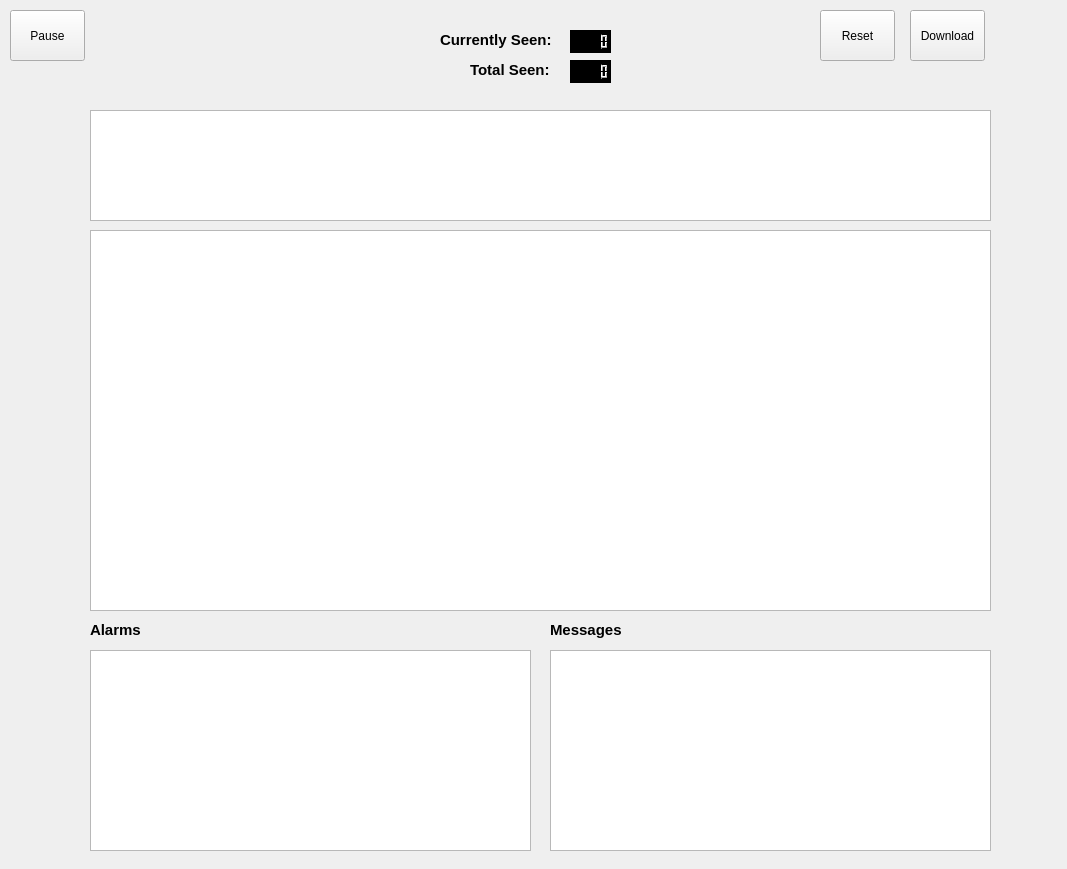
<?xml version="1.0" encoding="UTF-8"?>
<ui version="4.0">
 <class>Form</class>
 <widget class="QWidget" name="Form">
  <property name="geometry">
   <rect>
    <x>0</x>
    <y>0</y>
    <width>1067</width>
    <height>869</height>
   </rect>
  </property>
  <property name="windowTitle">
   <string>Form</string>
  </property>
  <widget class="QPushButton" name="Pause">
   <property name="geometry">
    <rect>
     <x>10</x>
     <y>10</y>
     <width>75</width>
     <height>51</height>
    </rect>
   </property>
   <property name="maximumSize">
    <size>
     <width>75</width>
     <height>16777215</height>
    </size>
   </property>
   <property name="toolTip">
    <string>&lt;html&gt;&lt;head/&gt;&lt;body&gt;&lt;p&gt;&lt;span style=&quot; font-size:16pt; font-weight:600;&quot;&gt;Pause&lt;/span&gt;&lt;/p&gt;&lt;/body&gt;&lt;/html&gt;</string>
   </property>
   <property name="whatsThis">
    <string>&lt;html&gt;&lt;head/&gt;&lt;body&gt;&lt;p&gt;&lt;br/&gt;&lt;/p&gt;&lt;/body&gt;&lt;/html&gt;</string>
   </property>
   <property name="styleSheet">
    <string notr="true"/>
   </property>
   <property name="text">
    <string>Pause</string>
   </property>
  </widget>
  <widget class="QPushButton" name="Download">
   <property name="geometry">
    <rect>
     <x>910</x>
     <y>10</y>
     <width>75</width>
     <height>51</height>
    </rect>
   </property>
   <property name="text">
    <string>Download</string>
   </property>
  </widget>
  <widget class="QPushButton" name="Reset">
   <property name="geometry">
    <rect>
     <x>820</x>
     <y>10</y>
     <width>75</width>
     <height>51</height>
    </rect>
   </property>
   <property name="text">
    <string>Reset</string>
   </property>
  </widget>
  <widget class="QScrollArea" name="scrollArea">
   <property name="geometry">
    <rect>
     <x>90</x>
     <y>230</y>
     <width>901</width>
     <height>381</height>
    </rect>
   </property>
   <property name="widgetResizable">
    <bool>true</bool>
   </property>
   <widget class="QWidget" name="scrollAreaWidgetContents">
    <property name="geometry">
     <rect>
      <x>0</x>
      <y>0</y>
      <width>899</width>
      <height>379</height>
     </rect>
    </property>
   </widget>
  </widget>
  <widget class="QTableWidget" name="Highest_rssi">
   <property name="geometry">
    <rect>
     <x>90</x>
     <y>110</y>
     <width>901</width>
     <height>111</height>
    </rect>
   </property>
  </widget>
  <widget class="QLabel" name="label">
   <property name="geometry">
    <rect>
     <x>360</x>
     <y>50</y>
     <width>51</width>
     <height>21</height>
    </rect>
   </property>
   <property name="text">
    <string/>
   </property>
  </widget>
  <widget class="QLabel" name="label1">
   <property name="geometry">
    <rect>
     <x>440</x>
     <y>30</y>
     <width>121</width>
     <height>21</height>
    </rect>
   </property>
   <property name="text">
    <string>&lt;!DOCTYPE HTML PUBLIC &quot;-//W3C//DTD HTML 4.0//EN&quot; &quot;http://www.w3.org/TR/REC-html40/strict.dtd&quot;&gt;
&lt;html&gt;&lt;head&gt;&lt;meta name=&quot;qrichtext&quot; content=&quot;1&quot; /&gt;&lt;style type=&quot;text/css&quot;&gt;
p, li { white-space: pre-wrap; }
&lt;/style&gt;&lt;/head&gt;&lt;body style=&quot; font-family:'MS Shell Dlg 2'; font-size:8pt; font-weight:400; font-style:normal;&quot;&gt;
&lt;p style=&quot; margin-top:0px; margin-bottom:0px; margin-left:0px; margin-right:0px; -qt-block-indent:0; text-indent:0px;&quot;&gt;&lt;span style=&quot; font-size:11pt; font-weight:600;&quot;&gt;Currently Seen:&lt;/span&gt;&lt;/p&gt;&lt;/body&gt;&lt;/html&gt;</string>
   </property>
  </widget>
  <widget class="QLabel" name="label2">
   <property name="geometry">
    <rect>
     <x>470</x>
     <y>60</y>
     <width>91</width>
     <height>21</height>
    </rect>
   </property>
   <property name="text">
    <string>&lt;!DOCTYPE HTML PUBLIC &quot;-//W3C//DTD HTML 4.0//EN&quot; &quot;http://www.w3.org/TR/REC-html40/strict.dtd&quot;&gt;
&lt;html&gt;&lt;head&gt;&lt;meta name=&quot;qrichtext&quot; content=&quot;1&quot; /&gt;&lt;style type=&quot;text/css&quot;&gt;
p, li { white-space: pre-wrap; }
&lt;/style&gt;&lt;/head&gt;&lt;body style=&quot; font-family:'MS Shell Dlg 2'; font-size:8pt; font-weight:400; font-style:normal;&quot;&gt;
&lt;p style=&quot; margin-top:0px; margin-bottom:0px; margin-left:0px; margin-right:0px; -qt-block-indent:0; text-indent:0px;&quot;&gt;&lt;span style=&quot; font-size:11pt; font-weight:600;&quot;&gt;Total Seen:&lt;/span&gt;&lt;/p&gt;&lt;/body&gt;&lt;/html&gt;</string>
   </property>
  </widget>
  <widget class="QLCDNumber" name="currently_seen">
   <property name="geometry">
    <rect>
     <x>570</x>
     <y>30</y>
     <width>41</width>
     <height>23</height>
    </rect>
   </property>
   <property name="styleSheet">
    <string notr="true">background-color: rgb(0, 0, 0);
font: 8pt &quot;Arial&quot;;</string>
   </property>
   <property name="smallDecimalPoint">
    <bool>false</bool>
   </property>
  </widget>
  <widget class="QLCDNumber" name="total_seen">
   <property name="geometry">
    <rect>
     <x>570</x>
     <y>60</y>
     <width>41</width>
     <height>23</height>
    </rect>
   </property>
   <property name="styleSheet">
    <string notr="true">background-color: rgb(0, 0, 0);</string>
   </property>
  </widget>
  <widget class="QTextEdit" name="alarms">
   <property name="geometry">
    <rect>
     <x>90</x>
     <y>650</y>
     <width>441</width>
     <height>201</height>
    </rect>
   </property>
  </widget>
  <widget class="QTextEdit" name="messages">
   <property name="geometry">
    <rect>
     <x>550</x>
     <y>650</y>
     <width>441</width>
     <height>201</height>
    </rect>
   </property>
  </widget>
  <widget class="QTableWidget" name="group_tokens">
   <property name="geometry">
    <rect>
     <x>90</x>
     <y>230</y>
     <width>901</width>
     <height>381</height>
    </rect>
   </property>
   <property name="styleSheet">
    <string notr="true"/>
   </property>
  </widget>
  <widget class="QLabel" name="lalarms">
   <property name="geometry">
    <rect>
     <x>90</x>
     <y>620</y>
     <width>91</width>
     <height>21</height>
    </rect>
   </property>
   <property name="text">
    <string>&lt;!DOCTYPE HTML PUBLIC &quot;-//W3C//DTD HTML 4.0//EN&quot; &quot;http://www.w3.org/TR/REC-html40/strict.dtd&quot;&gt;
&lt;html&gt;&lt;head&gt;&lt;meta name=&quot;qrichtext&quot; content=&quot;1&quot; /&gt;&lt;style type=&quot;text/css&quot;&gt;
p, li { white-space: pre-wrap; }
&lt;/style&gt;&lt;/head&gt;&lt;body style=&quot; font-family:'MS Shell Dlg 2'; font-size:8pt; font-weight:400; font-style:normal;&quot;&gt;
&lt;p style=&quot; margin-top:0px; margin-bottom:0px; margin-left:0px; margin-right:0px; -qt-block-indent:0; text-indent:0px;&quot;&gt;&lt;span style=&quot; font-size:11pt; font-weight:600;&quot;&gt;Alarms&lt;/span&gt;&lt;/p&gt;&lt;/body&gt;&lt;/html&gt;</string>
   </property>
  </widget>
  <widget class="QLabel" name="lmessages">
   <property name="geometry">
    <rect>
     <x>550</x>
     <y>620</y>
     <width>91</width>
     <height>21</height>
    </rect>
   </property>
   <property name="text">
    <string>&lt;!DOCTYPE HTML PUBLIC &quot;-//W3C//DTD HTML 4.0//EN&quot; &quot;http://www.w3.org/TR/REC-html40/strict.dtd&quot;&gt;
&lt;html&gt;&lt;head&gt;&lt;meta name=&quot;qrichtext&quot; content=&quot;1&quot; /&gt;&lt;style type=&quot;text/css&quot;&gt;
p, li { white-space: pre-wrap; }
&lt;/style&gt;&lt;/head&gt;&lt;body style=&quot; font-family:'MS Shell Dlg 2'; font-size:8pt; font-weight:400; font-style:normal;&quot;&gt;
&lt;p style=&quot; margin-top:0px; margin-bottom:0px; margin-left:0px; margin-right:0px; -qt-block-indent:0; text-indent:0px;&quot;&gt;&lt;span style=&quot; font-size:11pt; font-weight:600;&quot;&gt;Messages&lt;/span&gt;&lt;/p&gt;&lt;/body&gt;&lt;/html&gt;</string>
   </property>
  </widget>
 </widget>
 <resources/>
 <connections/>
</ui>
